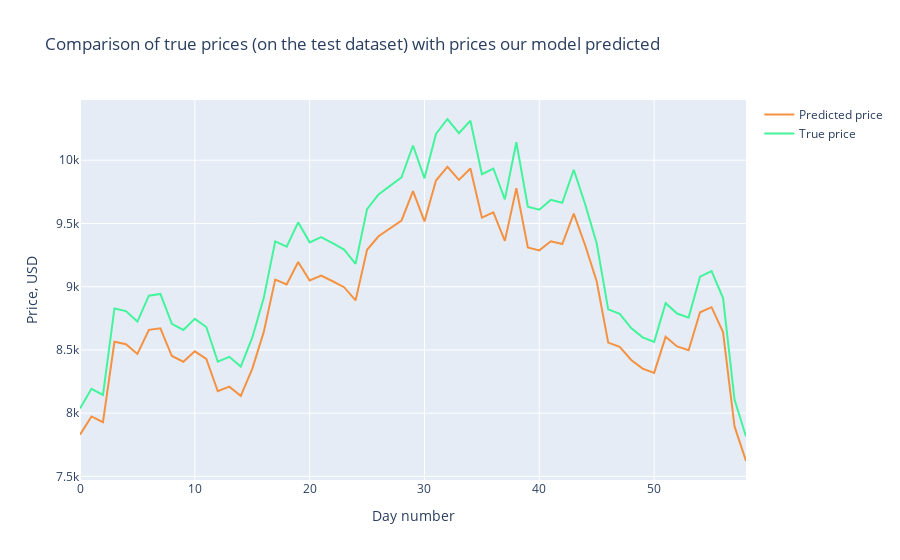

Notebook code cell kept with this figure:
### Code cell
trace1 = go.Scatter(
    x = np.arange(0, len(prediction2_inverse), 1),
    y = prediction2_inverse,
    mode = 'lines',
    name = 'Predicted price',
    hoverlabel= dict(namelength=-1),
    line = dict(color=('rgb(244, 146, 65)'), width=2)
)
trace2 = go.Scatter(
    x = np.arange(0, len(Y_test2_inverse), 1),
    y = Y_test2_inverse,
    mode = 'lines',
    name = 'True price',
    line = dict(color=('rgb(66, 244, 155)'), width=2)
)

data = [trace1, trace2]
layout = dict(title = 'Comparison of true prices (on the test dataset) with prices our model predicted',
             xaxis = dict(title = 'Day number'), yaxis = dict(title = 'Price, USD'))
fig = dict(data=data, layout=layout)
py.iplot(fig, filename='results_demonstrating0')

### Figure 1 — Plotly figure (JSON) as saved in the notebook; plotly's stock layout.template omitted (floating-point values rounded to 4 significant figures)
{"data": [{"hoverlabel": {"namelength": -1}, "line": {"color": "rgb(244, 146, 65)", "width": 2}, "mode": "lines", "name": "Predicted price", "type": "scatter", "x": [0, 1, 2, 3, 4, 5, 6, 7, 8, 9, 10, 11, 12, 13, 14, 15, 16, 17, 18, 19, 20, 21, 22, 23, 24, 25, 26, 27, 28, 29, 30, 31, 32, 33, 34, 35, 36, 37, 38, 39, 40, 41, 42, 43, 44, 45, 46, 47, 48, 49, 50, 51, 52, 53, 54, 55, 56, 57, 58], "y": [7829.0, 7974.0, 7929.0, 8564.0, 8545.0, 8468.0, 8658.0, 8671.0, 8452.0, 8407.0, 8488.0, 8428.0, 8173.0, 8209.0, 8137.0, 8350.0, 8641.0, 9056.0, 9017.0, 9195.0, 9049.0, 9088.0, 9043.0, 8996.0, 8892.0, 9292.0, 9399.0, 9460.0, 9524.0, 9755.0, 9516.0, 9839.0, 9947.0, 9845.0, 9934.0, 9546.0, 9587.0, 9362.0, 9778.0, 9310.0, 9287.0, 9359.0, 9337.0, 9578.0, 9325.0, 9041.0, 8558.0, 8524.0, 8420.0, 8352.0, 8318.0, 8603.0, 8527.0, 8497.0, 8797.0, 8838.0, 8641.0, 7895.0, 7621.0]}, {"line": {"color": "rgb(66, 244, 155)", "width": 2}, "mode": "lines", "name": "True price", "type": "scatter", "x": [0, 1, 2, 3, 4, 5, 6, 7, 8, 9, 10, 11, 12, 13, 14, 15, 16, 17, 18, 19, 20, 21, 22, 23, 24, 25, 26, 27, 28, 29, 30, 31, 32, 33, 34, 35, 36, 37, 38, 39, 40, 41, 42, 43, 44, 45, 46, 47, 48, 49, 50, 51, 52, 53, 54, 55, 56, 57, 58], "y": [8038.0, 8192.0, 8144.0, 8828.0, 8807.0, 8724.0, 8929.0, 8943.0, 8706.0, 8658.0, 8746.0, 8681.0, 8407.0, 8445.0, 8368.0, 8597.0, 8910.0, 9359.0, 9317.0, 9509.0, 9351.0, 9393.0, 9344.0, 9294.0, 9181.0, 9613.0, 9730.0, 9796.0, 9865.0, 10120.0, 9857.0, 10210.0, 10330.0, 10210.0, 10310.0, 9889.0, 9934.0, 9690.0, 10140.0, 9633.0, 9608.0, 9686.0, 9663.0, 9925.0, 9650.0, 9342.0, 8821.0, 8784.0, 8672.0, 8600.0, 8562.0, 8870.0, 8788.0, 8755.0, 9079.0, 9123.0, 8910.0, 8108.0, 7815.0]}], "layout": {"title": {"text": "Comparison of true prices (on the test dataset) with prices our model predicted"}, "xaxis": {"title": {"text": "Day number"}}, "yaxis": {"title": {"text": "Price, USD"}}}}
